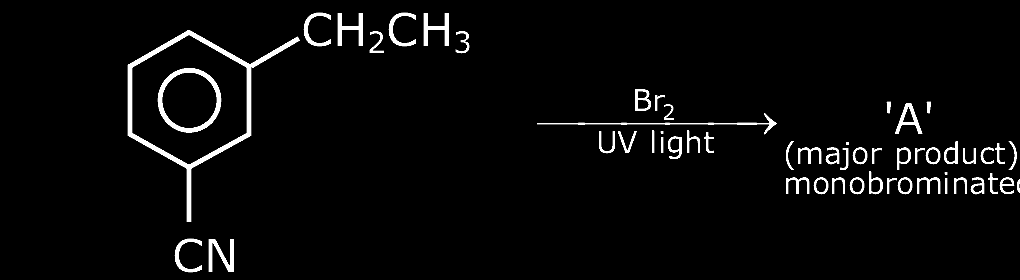
#> input picture scratch/jee2021/images/JEE-MAIN-21-26FEB-S1/q41.png, 1020 x 280 px; its folder holds 4 pictures in this run
$ python clean_jee_main_2021_26feb_s1_images.py
#> lines starting #> are read from the running program, lines starting #| are printed output that depends on the picture
#!/usr/bin/env python3
"""Normalize 26 February Shift 1 diagrams and split graphical choices."""

from pathlib import Path
from PIL import Image, ImageChops, ImageOps

ROOT = Path(__file__).resolve().parents[2]
PAPER = "JEE-MAIN-21-26FEB-S1"
IMAGE_DIR = ROOT / "scratch/jee2021/images" / PAPER


def normalize(image: Image.Image) -> Image.Image:
    image = image.convert("RGB")
    corner = image.crop((0, 0, min(20, image.width), min(20, image.height)))
    mean = sum(sum(pixel) for pixel in corner.getdata()) / (max(1, corner.width * corner.height) * 3)
    if mean < 128:
        image = ImageOps.invert(image)
    pixels = image.load()
    for y in range(image.height):
        for x in range(image.width):
            r, g, b = pixels[x, y]
            if min(r, g, b) >= 242:
                pixels[x, y] = (255, 255, 255)
            elif max(r, g, b) <= 28:
                pixels[x, y] = (0, 0, 0)
    return image


def trim(image: Image.Image, padding: int = 12) -> Image.Image:
    box = ImageChops.difference(image, Image.new("RGB", image.size, "white")).getbbox()
    if not box:
        return image
    l, t, r, b = box
    return image.crop((max(0, l-padding), max(0, t-padding), min(image.width, r+padding), min(image.height, b+padding)))


originals = {p.name: Image.open(p).convert("RGB") for p in IMAGE_DIR.glob("q*.png") if "_opt_" not in p.name}
#> originals = 1 item
for name, image in originals.items():
    trim(normalize(image)).save(IMAGE_DIR / name)
#> this loop made 1 pass
#> (name, mean in normalize, l in trim, t in trim, r in trim, b in trim) on pass 1: ('q41.png', 0, 127, 12, 1020, 273)
#> pass 1, in normalize, `image = ImageOps.invert(image)`:
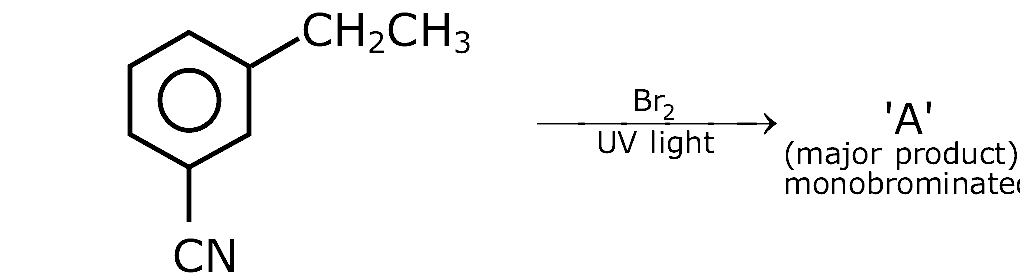
#> image: PIL image 1020x280 RGB; min 0, max 255, mean 246
#> pass 1, `trim(normalize(image)).save(IMAGE_DIR / name)`:
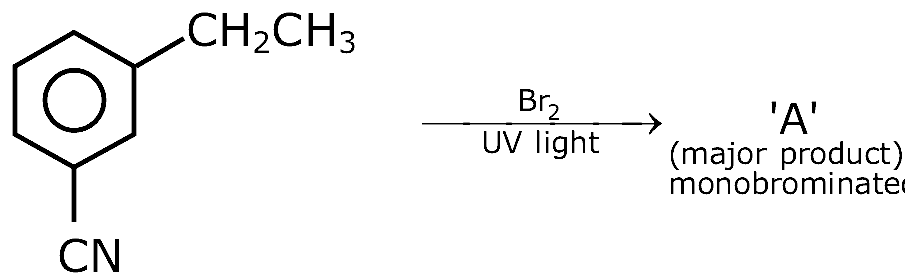
#> saved as q41.png: PIL image 905x280 RGB; min 0, max 255, mean 244.9


def split(number, boxes, question_box=None):
#> (the run stopped early here; a loop or call above may not have finished)
